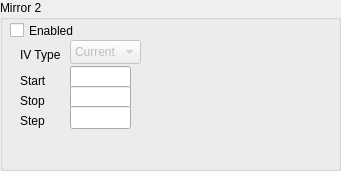
   <widget class="QGroupBox" name="groupBox_2">
    <property name="geometry">
     <rect>
      <x>360</x>
      <y>70</y>
      <width>341</width>
      <height>171</height>
     </rect>
    </property>
    <property name="title">
     <string>Mirror 2</string>
    </property>
    <widget class="QCheckBox" name="mirror2_check">
     <property name="geometry">
      <rect>
       <x>10</x>
       <y>20</y>
       <width>79</width>
       <height>21</height>
      </rect>
     </property>
     <property name="text">
      <string>Enabled</string>
     </property>
    </widget>
    <widget class="QLabel" name="label_9">
     <property name="geometry">
      <rect>
       <x>20</x>
       <y>70</y>
       <width>53</width>
       <height>21</height>
      </rect>
     </property>
     <property name="text">
      <string>Start</string>
     </property>
    </widget>
    <widget class="QLabel" name="label_10">
     <property name="geometry">
      <rect>
       <x>20</x>
       <y>91</y>
       <width>53</width>
       <height>20</height>
      </rect>
     </property>
     <property name="text">
      <string>Stop</string>
     </property>
    </widget>
    <widget class="QLabel" name="label_11">
     <property name="geometry">
      <rect>
       <x>20</x>
       <y>110</y>
       <width>53</width>
       <height>21</height>
      </rect>
     </property>
     <property name="text">
      <string>Step</string>
     </property>
    </widget>
    <widget class="QLineEdit" name="mirror2_start_text">
     <property name="geometry">
      <rect>
       <x>70</x>
       <y>66</y>
       <width>61</width>
       <height>23</height>
      </rect>
     </property>
    </widget>
    <widget class="QLineEdit" name="mirror2_stop_text">
     <property name="geometry">
      <rect>
       <x>70</x>
       <y>86</y>
       <width>61</width>
       <height>23</height>
      </rect>
     </property>
    </widget>
    <widget class="QLineEdit" name="mirror2_step_text">
     <property name="geometry">
      <rect>
       <x>70</x>
       <y>106</y>
       <width>61</width>
       <height>23</height>
      </rect>
     </property>
    </widget>
    <widget class="QLabel" name="label_12">
     <property name="geometry">
      <rect>
       <x>20</x>
       <y>45</y>
       <width>53</width>
       <height>20</height>
      </rect>
     </property>
     <property name="text">
      <string>IV Type</string>
     </property>
    </widget>
    <widget class="QComboBox" name="mirror2_type_combo">
     <property name="enabled">
      <bool>false</bool>
     </property>
     <property name="geometry">
      <rect>
       <x>70</x>
       <y>40</y>
       <width>71</width>
       <height>24</height>
      </rect>
     </property>
     <item>
      <property name="text">
       <string>Current</string>
      </property>
     </item>
     <item>
      <property name="text">
       <string>Voltage</string>
      </property>
     </item>
    </widget>
    <widget class="QWidget" name="verticalLayoutWidget_2">
     <property name="geometry">
      <rect>
       <x>150</x>
       <y>30</y>
       <width>171</width>
       <height>131</height>
      </rect>
     </property>
     <layout class="QVBoxLayout" name="mirror2_plot_layout"/>
    </widget>
   </widget>
